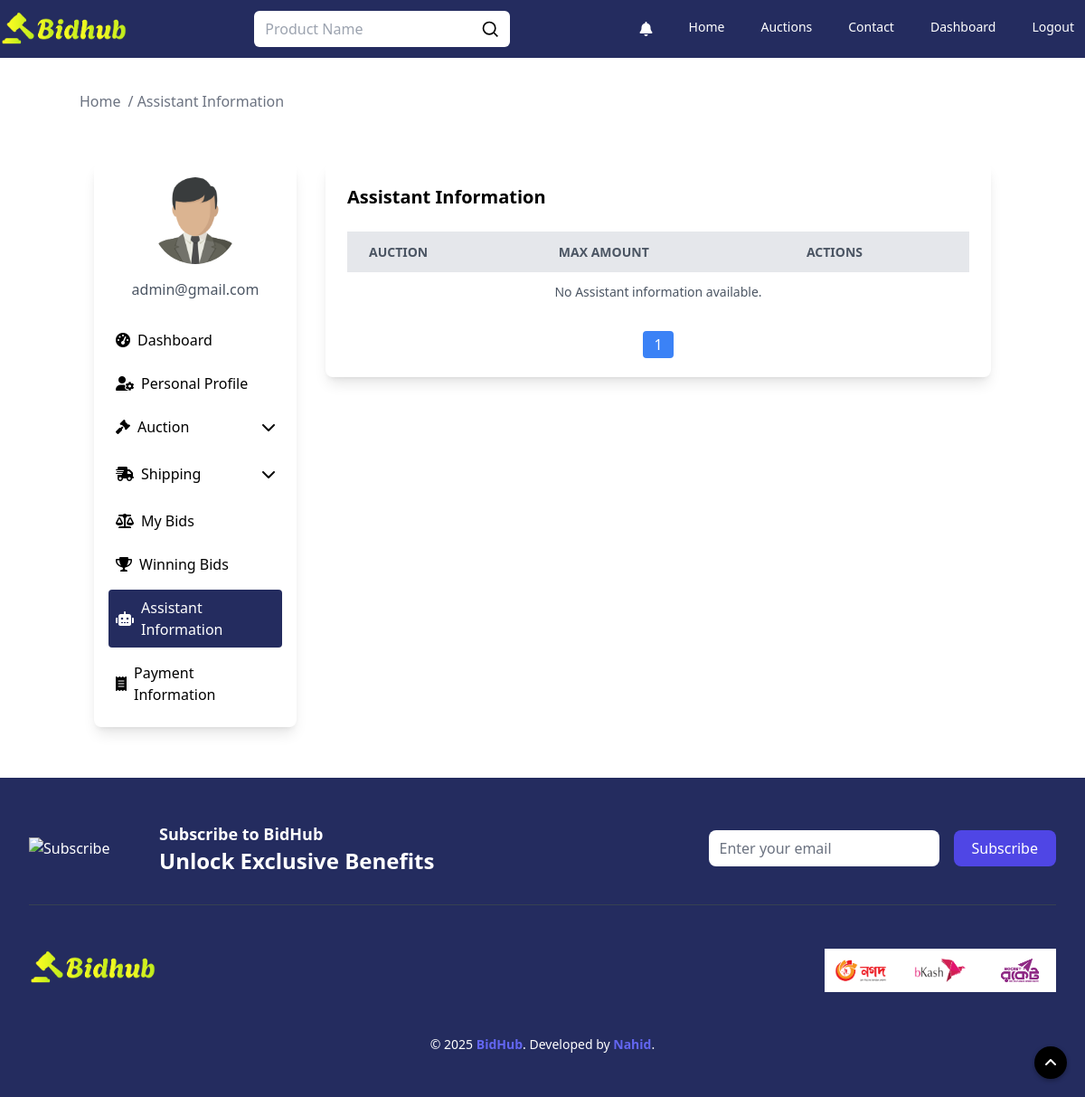
The page /auction/assistant_info (signed in) on the database as committed earlier.
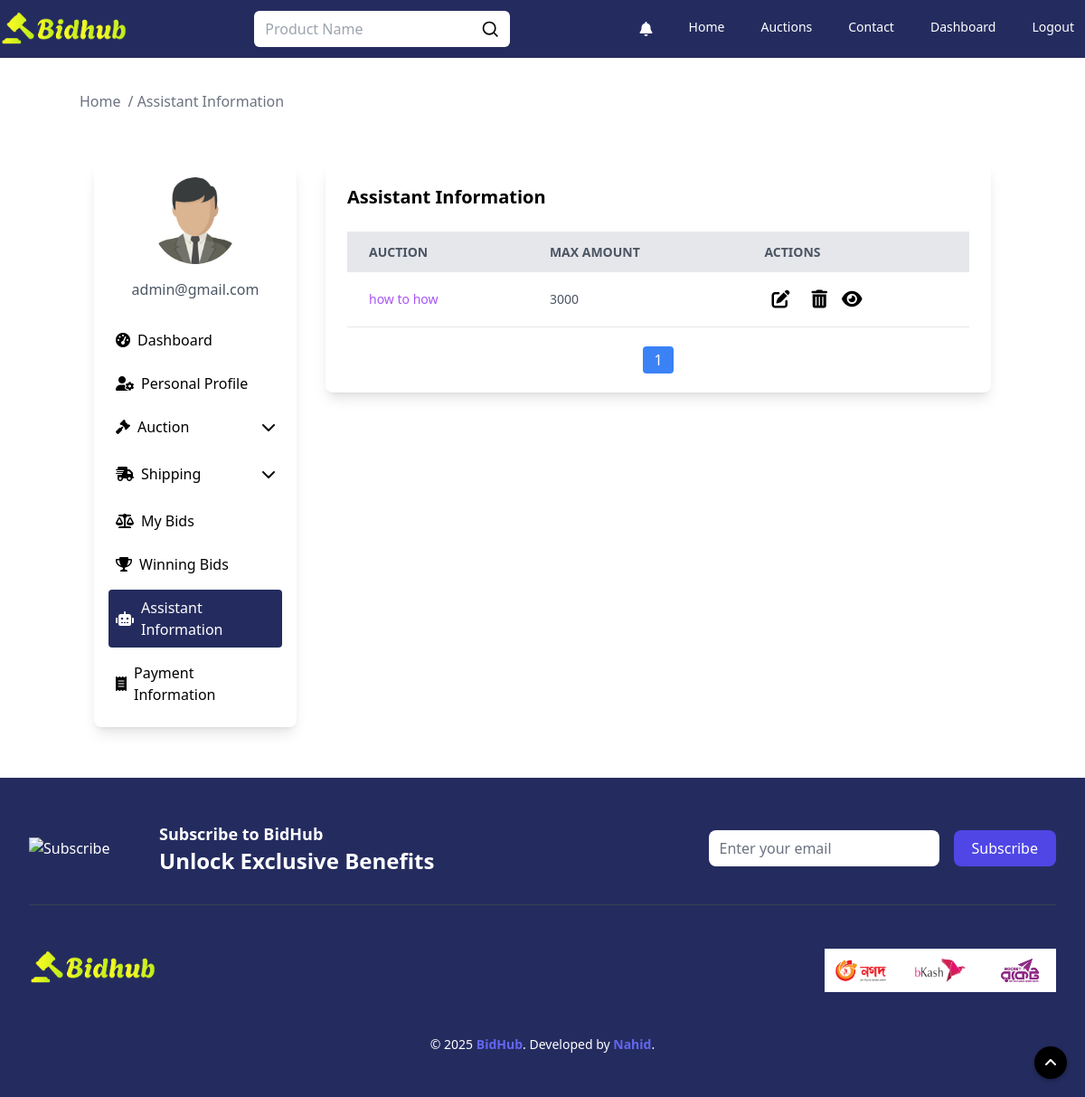
The same page on the database as committed later.
### assistant/models.py (models this page shows, shortened)
class BidAssistant(models.Model):
    user = models.ForeignKey(User, on_delete=models.CASCADE)
    auction = models.ForeignKey(AuctionList, on_delete=models.CASCADE, related_name='bid_assistants')
    max_bid = models.IntegerField()
    last_bid_time = models.DateTimeField(default=timezone.now)

### auctions/models.py (models this page shows, shortened)
class AuctionList(models.Model):
    user = models.ForeignKey(User, on_delete=models.CASCADE, null=True)
    title = models.CharField(max_length=2000)
    desc = tinymce_models.HTMLField()
    starting_bid = models.IntegerField()
    buy_now_price = models.IntegerField(default=0)
    bid_watch_list = models.IntegerField(default=0)
    expire_date = models.DateTimeField(blank=False, null=True)
    categories = models.ManyToManyField('Category', through='AuctionCategory')
    active_bool = models.BooleanField(default=True)
    def __str__(self):
        return f"{self.title}"

### assistant/views.py (the view)
# urls.py: path("auction/assistant_info", views.assistant_info, name="assistant_info"),
@login_required(login_url='login')
def assistant_info(request):
    user = request.user
    profile_picture_url = None
    if hasattr(user, 'profile_picture') and user.profile_picture:
        profile_picture_url = request.build_absolute_uri(user.profile_picture.url)
    set_bids = BidAssistant.objects.filter(user=user)
    paginator = Paginator(set_bids, 5)
    page_number = request.GET.get("page")
    page_obj = paginator.get_page(page_number)
    return render(request, "assistant_information.html", {
        'email': user.email,
        'name': f"{user.first_name} {user.last_name}",
        'profile_picture': profile_picture_url,
        'bids': page_obj,
        'total': paginator.count
    })

### auctions/templates/assistant_information.html (shortened to what the changed rows need)
{% extends "layout.html" %}
{% load static %}
{% block body %}
    <div class="max-w-[1280px] w-full m-auto">
        <section class="my-10">
            <div class="container mx-auto">
                <div class="flex flex-wrap justify-center">
                    <div class="w-full sm:w-2/3 lg:w-3/4 p-4">
                        <div class="bg-white shadow-lg rounded-lg p-6 mb-10">
                            <div class="w-full overflow-x-auto">
                                <table class="min-w-full bg-white">
                                    <thead>
                                    <tr class="w-full bg-gray-200 text-gray-600 uppercase text-sm leading-normal">
                                        <th class="py-3 px-6 text-left">Auction</th>
                                        <th class="py-3 px-6 text-left">Max Amount</th>
                                        <th class="py-3 px-6 text-left">Actions</th>
                                    </tr>
                                    </thead>
                                    <tbody class="text-gray-600 text-sm font-light">
                                    {% for bid in bids %}
                                        <tr class="border-b border-gray-200 hover:bg-gray-100">
                                            <td class="py-3 px-6">
                                                <a class="line-clamp-2 text-purple-500"
                                                   href="{% url 'auctionDetails' bid.auction.id %}">{{ bid.auction }}</a>
                                            </td>
                                            <td class="py-3 px-6">{{ bid.max_bid }}</td>
                                            <td class="py-3 px-6 flex gap-2">
                                                <button class="text-white text-xs py-1 px-2 rounded hover:bg-yellow-600"
                                                        data-bs-toggle="modal" data-bs-target="#editModal"
                                                        onclick="setEditBid({{ bid.id }}, '{{ bid.max_bid }}', '{{ bid.auction.id }}')">
                                                    <i class="text-black text-xl fa-solid fa-pen-to-square"></i>
                                                </button>
                                                <button class="text-white text-xs py-1 px-2 rounded hover:bg-red-600"
                                                        data-bs-toggle="modal" data-bs-target="#deleteModal"
                                                        onclick="setDeleteBid({{ bid.id }}, '{{ bid.auction.id }}')">
                                                    <i class="text-black text-xl fa-solid fa-trash-can"></i>
                                                </button>
                                                <button class="toggle-button" data-bs-toggle="modal"
                                                        data-bs-target="#toggleDetailsModal"
                                                        onclick="loadToggleDetails('{{ bid.auction.id }}')">
                                                    <i class="text-black text-xl fa-solid fa-eye"></i>
                                                </button>
                                            </td>
                                        </tr>
                                    {% empty %}
                                        <tr>
                                            <td colspan="5" class="text-center py-3">No Assistant information
                                                available.
                                            </td>
                                        </tr>
                                    {% endfor %}
                                    </tbody>
                                </table>
                            </div>
                            <div class="mt-6 flex justify-center">
                                <ul class="flex space-x-2">
                                    {% for num in bids.paginator.page_range %}
                                        {% if num == 1 or num == bids.paginator.num_pages %}
                                            <li>
                                                <a href="?page={{ num }}"
                                                   class="{% if num == bids.number %} bg-blue-500 text-white {% else %} bg-gray-200 text-gray-700 {% endif %} px-3 py-1 rounded">
                                                    {{ num }}
                                                </a>
                                            </li>
                                        {% elif num == bids.number|add:"-2" or num == bids.number|add:"2" %}
                                            <li>
                                                <span class="px-3 py-1">...</span>
                                            </li>
                                        {% endif %}
                                    {% endfor %}
                                </ul>
                            </div>
                        </div>
                    </div>
                </div>
            </div>
        </section>
    </div>
{% endblock %}

Rows that differ between the two databases and show on the page:
added BidAssistant: auction "how to how", max_bid "3000"
Other text that changed with them:
text no longer shown: "No Assistant information available."
